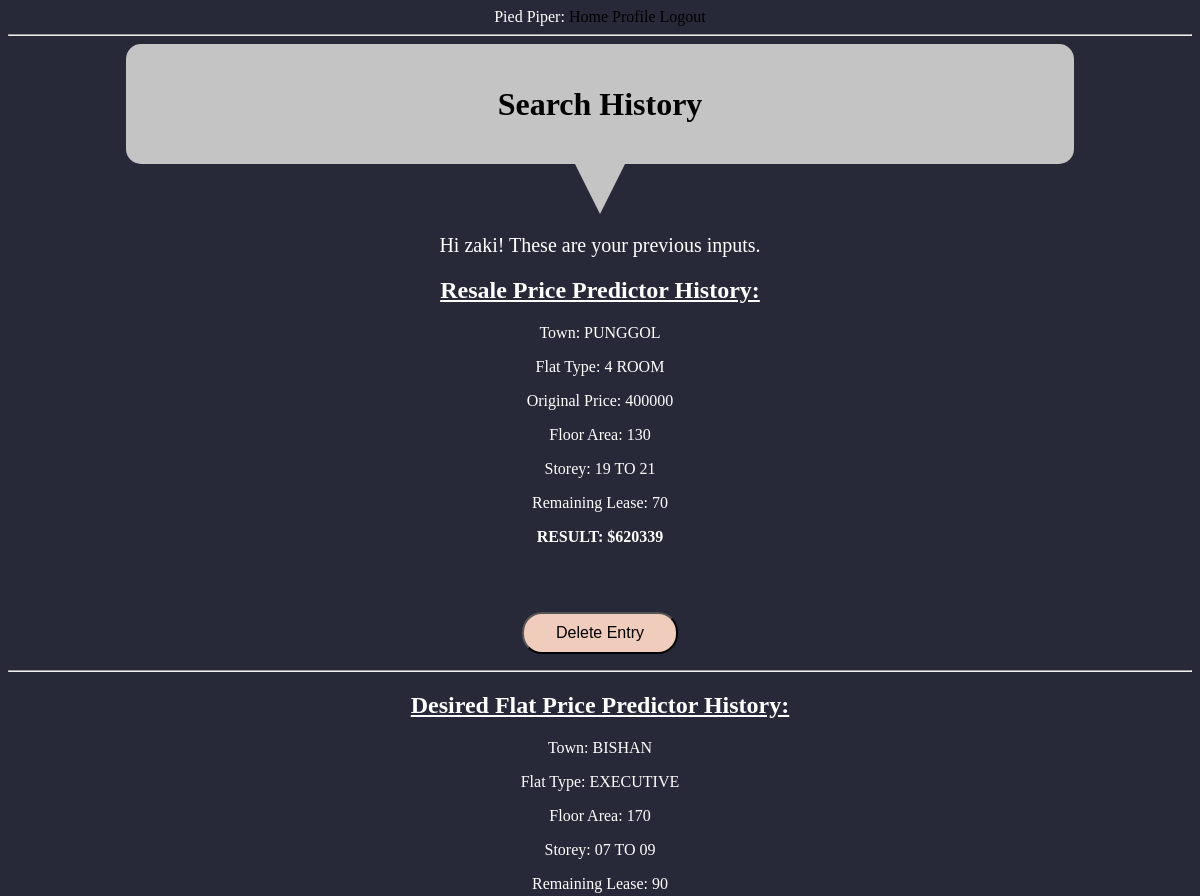
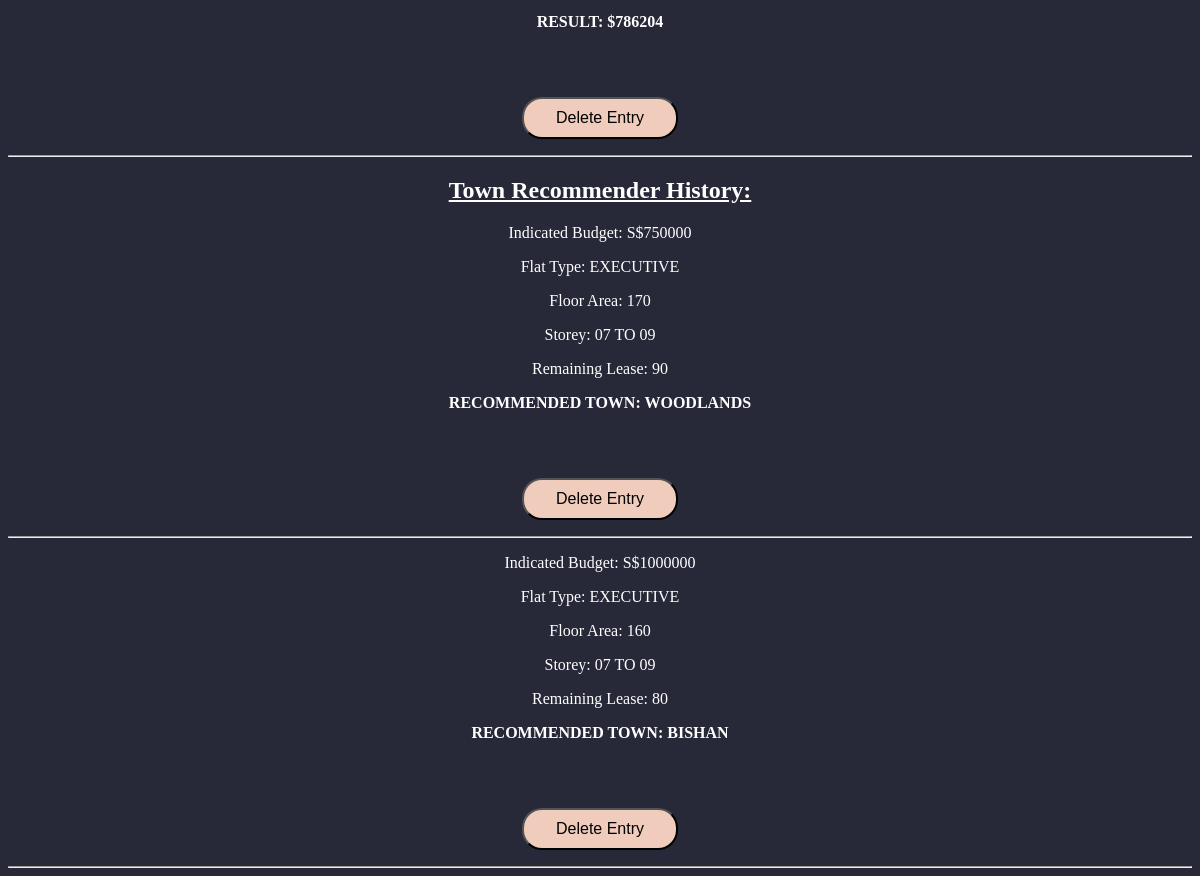
The page /user/zaki (signed in) on the database its author committed (2 pictures, top to bottom).
### app/models.py (models this page shows, shortened)
class User(UserMixin, db.Model):
    id = db.Column(db.Integer, primary_key=True)
    username = db.Column(db.String(64), index=True, unique=True)
    password_hash = db.Column(db.String(128))
    posts = db.relationship('Post', backref='author', lazy='dynamic')
    resaleInput = db.relationship(
        'resaleInput', backref='author', lazy='dynamic')
    flatpriceInput = db.relationship(
        'flatpriceInput', backref='author', lazy='dynamic')
    townInput = db.relationship('townInput', backref='author', lazy='dynamic')

class resaleInput(db.Model):
    id = db.Column(db.Integer, primary_key=True)
    town = db.Column(db.String(64))
    flatType = db.Column(db.String(64))
    ogprice = db.Column(db.Integer)
    floorArea = db.Column(db.Integer)
    storey = db.Column(db.String(64))
    age = db.Column(db.Integer)
    OUTPUT = db.Column(db.Integer)
    user_id = db.Column(db.Integer, db.ForeignKey('user.id'))

class flatpriceInput(db.Model):
    id = db.Column(db.Integer, primary_key=True)
    town = db.Column(db.String(64))
    flatType = db.Column(db.String(64))
    floorArea = db.Column(db.Integer)
    storey = db.Column(db.String(64))
    age = db.Column(db.Integer)
    OUTPUT = db.Column(db.Integer)
    user_id = db.Column(db.Integer, db.ForeignKey('user.id'))

class townInput(db.Model):
    id = db.Column(db.Integer, primary_key=True)
    budget = db.Column(db.Integer)
    flatType = db.Column(db.String(64))
    floorArea = db.Column(db.Integer)
    storey = db.Column(db.String(64))
    age = db.Column(db.Integer)
    OUTPUT1 = db.Column(db.String(64))
    OUTPUT2 = db.Column(db.String(64))
    OUTPUT3 = db.Column(db.String(64))
    user_id = db.Column(db.Integer, db.ForeignKey('user.id'))

### app/routes.py (the view)
@app.route('/user/<username>')
@login_required
def user(username):
    user = User.query.filter_by(username=username).first_or_404()
    return render_template('user.html', user=user)

### app/models.py (called while the page is built)
@login.user_loader
def load_user(id):
    return User.query.get(int(id))

### app/templates/user.html (shortened to what this page needs)
{% extends "base.html" %} {% block content %}
<html>
  <head>
  </head>
  <body>
    <h1 id="header">Search History</h1>
    <div class="triangle-down"></div>
    <p style="font-size: 20px">
      Hi {{ user.username }}! These are your previous inputs.
    </p>
    <h2><u>Resale Price Predictor History:</u></h2>
    {% for ri in user.resaleInput %} {% if ri %}
    <div><p>Town: {{ ri.town }}</p></div>
    <div><p>Flat Type: {{ ri.flatType }}</p></div>
    <div><p>Original Price: {{ ri.ogprice }}</p></div>
    <div><p>Floor Area: {{ ri.floorArea }}</p></div>
    <div><p>Storey: {{ ri.storey }}</p></div>
    <div><p>Remaining Lease: {{ ri.age }}</p></div>
    <div>
      <p><b>RESULT: ${{ ri.OUTPUT }}</b></p>
    </div>
    <p>
      <button id="delete">
        <a
          href="{{ url_for('delete',username=current_user.username, id = ri.id) }}">Delete Entry</a>
      </button>
    </p>
    {% else %}
    <p>EMPTY</p>
    {% endif %}
    <hr />
    {% endfor %}
    <h2><u>Desired Flat Price Predictor History:</u></h2>
    {% for ri in user.flatpriceInput %}
    <div><p>Town: {{ ri.town }}</p></div>
    <div><p>Flat Type: {{ ri.flatType }}</p></div>
    <div><p>Floor Area: {{ ri.floorArea }}</p></div>
    <div><p>Storey: {{ ri.storey }}</p></div>
    <div><p>Remaining Lease: {{ ri.age }}</p></div>
    <div>
      <p><b>RESULT: ${{ ri.OUTPUT }}</b></p>
    </div>
    <p>
      <button id="delete">
        <a
          href="{{ url_for('deletebuyer',username=current_user.username, id = ri.id) }}"
          >Delete Entry</a
        >
      </button>
    </p>
    <hr />
    {% endfor %}
    <h2><u>Town Recommender History:</u></h2>
    {% for ri in user.townInput %}
    <div><p>Indicated Budget: S${{ ri.budget }}</p></div>
    <div><p>Flat Type: {{ ri.flatType }}</p></div>
    <div><p>Floor Area: {{ ri.floorArea }}</p></div>
    <div><p>Storey: {{ ri.storey }}</p></div>
    <div><p>Remaining Lease: {{ ri.age }}</p></div>
    <div>
      <p><b>RECOMMENDED TOWN: {{ ri.OUTPUT1 }}</b></p>
    </div>
    <p>
      <button id="delete">
        <a
          href="{{ url_for('deletetown',username=current_user.username, id = ri.id) }}"
          >Delete Entry</a
        >
      </button>
    </p>
    <hr />
    {% endfor %} {% endblock %}

### app/templates/base.html (style rules this page uses)
body { text-align: center; background-color: #272838; color: white; }
#header { color: black; text-align: center; border-radius: 15px; background-color: #c4c4c4; height: 15vh; width: 80%; vertical-align: middle; line-height: 15vh; margin: 0 auto 0 auto; }
.triangle-down { width: 0; height: 0; border-left: 25px solid transparent; border-right: 25px solid transparent; border-top: 50px solid #c4c4c4; margin: 0 auto 0 auto; }
#delete { margin-top: 50px; background-color: #f0ccbc; border-radius: 20px; padding: 10px 32px; font-size: 16px; }
a:link { color: black; text-decoration: none; }

### rows shown on the page
User: username "zaki"
resaleInput: town "PUNGGOL", flatType "4 ROOM", ogprice "400000", floorArea "130", storey "19 TO 21", age "70", OUTPUT "620339"
flatpriceInput: town "BISHAN", flatType "EXECUTIVE", floorArea "170", storey "07 TO 09", age "90", OUTPUT "786204"
townInput: budget "750000", flatType "EXECUTIVE", floorArea "170", storey "07 TO 09", age "90", OUTPUT1 "WOODLANDS"
townInput: budget "1000000", flatType "EXECUTIVE", floorArea "160", storey "07 TO 09", age "80", OUTPUT1 "BISHAN"
